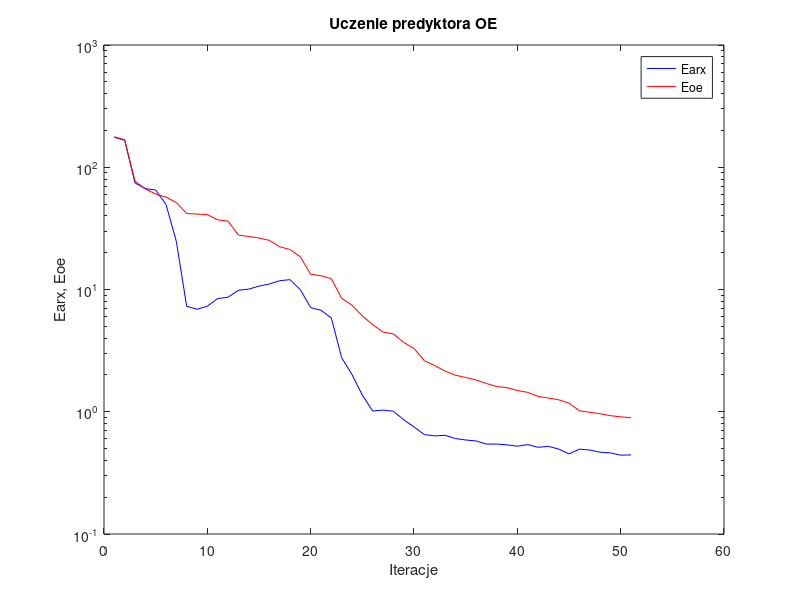
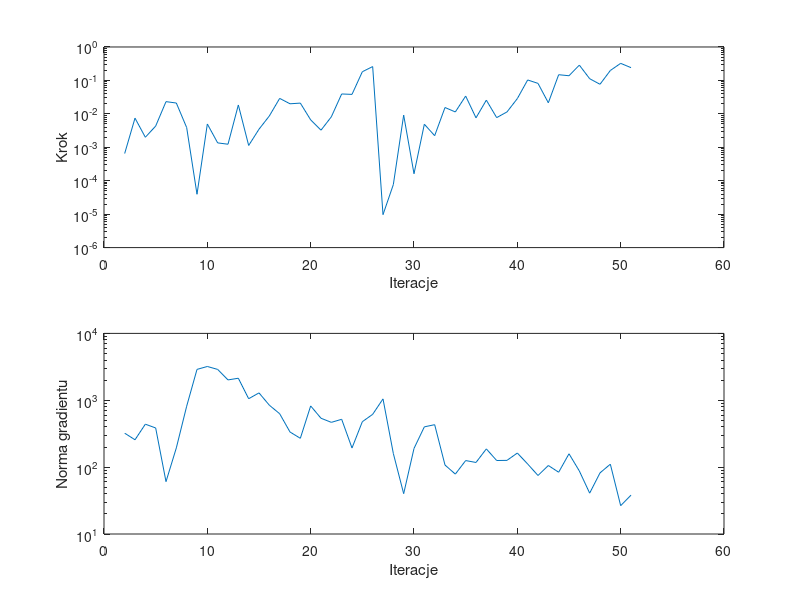

Source code (MATLAB) for these figures, in order:
%uczenie predyktora oe
clear all;
n=0; farx(n+1)=1.756918e+002; foe(n+1)=1.773846e+002; wspucz(n+1)=0.000000e+000; ng(n+1)=0.000000e+000;
%odnowa zmiennej metryki
n=1; farx(n+1)=1.662715e+002; foe(n+1)=1.679891e+002; krok(n+1)=6.510435e-004; ng(n+1)=3.219920e+002;
n=2; farx(n+1)=7.441187e+001; foe(n+1)=7.698055e+001; krok(n+1)=7.442795e-003; ng(n+1)=2.565780e+002;
n=3; farx(n+1)=6.682220e+001; foe(n+1)=6.649965e+001; krok(n+1)=1.995464e-003; ng(n+1)=4.389020e+002;
n=4; farx(n+1)=6.516115e+001; foe(n+1)=6.032441e+001; krok(n+1)=4.312903e-003; ng(n+1)=3.853150e+002;
n=5; farx(n+1)=4.960201e+001; foe(n+1)=5.695213e+001; krok(n+1)=2.319637e-002; ng(n+1)=6.068716e+001;
n=6; farx(n+1)=2.476114e+001; foe(n+1)=5.146490e+001; krok(n+1)=2.107682e-002; ng(n+1)=1.940640e+002;
n=7; farx(n+1)=7.292764e+000; foe(n+1)=4.180214e+001; krok(n+1)=3.888965e-003; ng(n+1)=8.146945e+002;
n=8; farx(n+1)=6.896007e+000; foe(n+1)=4.144572e+001; krok(n+1)=3.936449e-005; ng(n+1)=2.894830e+003;
n=9; farx(n+1)=7.296861e+000; foe(n+1)=4.101475e+001; krok(n+1)=4.974973e-003; ng(n+1)=3.200407e+003;
n=10; farx(n+1)=8.432206e+000; foe(n+1)=3.713609e+001; krok(n+1)=1.353531e-003; ng(n+1)=2.892371e+003;
n=11; farx(n+1)=8.643104e+000; foe(n+1)=3.629488e+001; krok(n+1)=1.234892e-003; ng(n+1)=2.015046e+003;
n=12; farx(n+1)=9.853182e+000; foe(n+1)=2.791991e+001; krok(n+1)=1.843937e-002; ng(n+1)=2.135022e+003;
n=13; farx(n+1)=1.007280e+001; foe(n+1)=2.715184e+001; krok(n+1)=1.133637e-003; ng(n+1)=1.054158e+003;
n=14; farx(n+1)=1.065981e+001; foe(n+1)=2.640034e+001; krok(n+1)=3.473809e-003; ng(n+1)=1.289144e+003;
n=15; farx(n+1)=1.109474e+001; foe(n+1)=2.523228e+001; krok(n+1)=8.647968e-003; ng(n+1)=8.437778e+002;
n=16; farx(n+1)=1.180026e+001; foe(n+1)=2.237960e+001; krok(n+1)=2.900728e-002; ng(n+1)=6.289298e+002;
n=17; farx(n+1)=1.204076e+001; foe(n+1)=2.124182e+001; krok(n+1)=2.000182e-002; ng(n+1)=3.352395e+002;
n=18; farx(n+1)=9.973844e+000; foe(n+1)=1.849274e+001; krok(n+1)=2.096657e-002; ng(n+1)=2.698676e+002;
n=19; farx(n+1)=7.105567e+000; foe(n+1)=1.330869e+001; krok(n+1)=6.607631e-003; ng(n+1)=8.229030e+002;
n=20; farx(n+1)=6.762380e+000; foe(n+1)=1.297347e+001; krok(n+1)=3.248447e-003; ng(n+1)=5.382839e+002;
n=21; farx(n+1)=5.847693e+000; foe(n+1)=1.227612e+001; krok(n+1)=8.155298e-003; ng(n+1)=4.674249e+002;
n=22; farx(n+1)=2.767238e+000; foe(n+1)=8.467663e+000; krok(n+1)=3.933136e-002; ng(n+1)=5.192322e+002;
n=23; farx(n+1)=2.015758e+000; foe(n+1)=7.444474e+000; krok(n+1)=3.820826e-002; ng(n+1)=1.931999e+002;
n=24; farx(n+1)=1.367355e+000; foe(n+1)=6.087286e+000; krok(n+1)=1.818254e-001; ng(n+1)=4.780021e+002;
n=25; farx(n+1)=1.014156e+000; foe(n+1)=5.152237e+000; krok(n+1)=2.594655e-001; ng(n+1)=6.157879e+002;
%odnowa zmiennej metryki
n=26; farx(n+1)=1.031776e+000; foe(n+1)=4.492041e+000; krok(n+1)=9.667524e-006; ng(n+1)=1.047759e+003;
n=27; farx(n+1)=1.010543e+000; foe(n+1)=4.331775e+000; krok(n+1)=7.663580e-005; ng(n+1)=1.599253e+002;
n=28; farx(n+1)=8.609832e-001; foe(n+1)=3.695265e+000; krok(n+1)=9.173286e-003; ng(n+1)=4.011058e+001;
n=29; farx(n+1)=7.510084e-001; foe(n+1)=3.293635e+000; krok(n+1)=1.616776e-004; ng(n+1)=1.901501e+002;
n=30; farx(n+1)=6.507866e-001; foe(n+1)=2.618724e+000; krok(n+1)=4.889122e-003; ng(n+1)=4.002829e+002;
n=31; farx(n+1)=6.347949e-001; foe(n+1)=2.386347e+000; krok(n+1)=2.224854e-003; ng(n+1)=4.313008e+002;
n=32; farx(n+1)=6.416756e-001; foe(n+1)=2.153393e+000; krok(n+1)=1.547432e-002; ng(n+1)=1.074579e+002;
n=33; farx(n+1)=6.042274e-001; foe(n+1)=1.991942e+000; krok(n+1)=1.140023e-002; ng(n+1)=7.868325e+001;
n=34; farx(n+1)=5.875523e-001; foe(n+1)=1.907013e+000; krok(n+1)=3.407387e-002; ng(n+1)=1.253884e+002;
n=35; farx(n+1)=5.771289e-001; foe(n+1)=1.819850e+000; krok(n+1)=7.598245e-003; ng(n+1)=1.174273e+002;
n=36; farx(n+1)=5.439080e-001; foe(n+1)=1.702908e+000; krok(n+1)=2.571418e-002; ng(n+1)=1.873582e+002;
n=37; farx(n+1)=5.443086e-001; foe(n+1)=1.608314e+000; krok(n+1)=7.712744e-003; ng(n+1)=1.256140e+002;
n=38; farx(n+1)=5.358092e-001; foe(n+1)=1.574855e+000; krok(n+1)=1.142218e-002; ng(n+1)=1.262435e+002;
n=39; farx(n+1)=5.232187e-001; foe(n+1)=1.493179e+000; krok(n+1)=2.861011e-002; ng(n+1)=1.624818e+002;
n=40; farx(n+1)=5.386301e-001; foe(n+1)=1.440382e+000; krok(n+1)=1.032026e-001; ng(n+1)=1.113759e+002;
n=41; farx(n+1)=5.118349e-001; foe(n+1)=1.335317e+000; krok(n+1)=8.153064e-002; ng(n+1)=7.497561e+001;
n=42; farx(n+1)=5.214625e-001; foe(n+1)=1.296664e+000; krok(n+1)=2.142359e-002; ng(n+1)=1.057668e+002;
n=43; farx(n+1)=4.950143e-001; foe(n+1)=1.253398e+000; krok(n+1)=1.481341e-001; ng(n+1)=8.389516e+001;
n=44; farx(n+1)=4.521809e-001; foe(n+1)=1.175963e+000; krok(n+1)=1.380129e-001; ng(n+1)=1.584245e+002;
n=45; farx(n+1)=4.941274e-001; foe(n+1)=1.020296e+000; krok(n+1)=2.866206e-001; ng(n+1)=8.761383e+001;
n=46; farx(n+1)=4.865986e-001; foe(n+1)=9.900638e-001; krok(n+1)=1.125137e-001; ng(n+1)=4.082210e+001;
n=47; farx(n+1)=4.667252e-001; foe(n+1)=9.640459e-001; krok(n+1)=7.660919e-002; ng(n+1)=8.202111e+001;
n=48; farx(n+1)=4.611139e-001; foe(n+1)=9.289948e-001; krok(n+1)=1.981558e-001; ng(n+1)=1.106277e+002;
n=49; farx(n+1)=4.413865e-001; foe(n+1)=9.090601e-001; krok(n+1)=3.240219e-001; ng(n+1)=2.653682e+001;
n=50; farx(n+1)=4.435670e-001; foe(n+1)=8.943848e-001; krok(n+1)=2.409855e-001; ng(n+1)=3.808055e+001;

figure; semilogy(farx,'b'); hold on; semilogy(foe,'r'); xlabel('Iteracje'); ylabel('Earx, Eoe'); legend('Earx','Eoe'); title('Uczenie predyktora OE');
figure; subplot(2,1,1); semilogy(krok); xlabel('Iteracje'); ylabel('Krok');
subplot(2,1,2); semilogy(ng); xlabel('Iteracje'); ylabel('Norma gradientu');
Earx=farx(n+1)
Eoe=foe(n+1)
